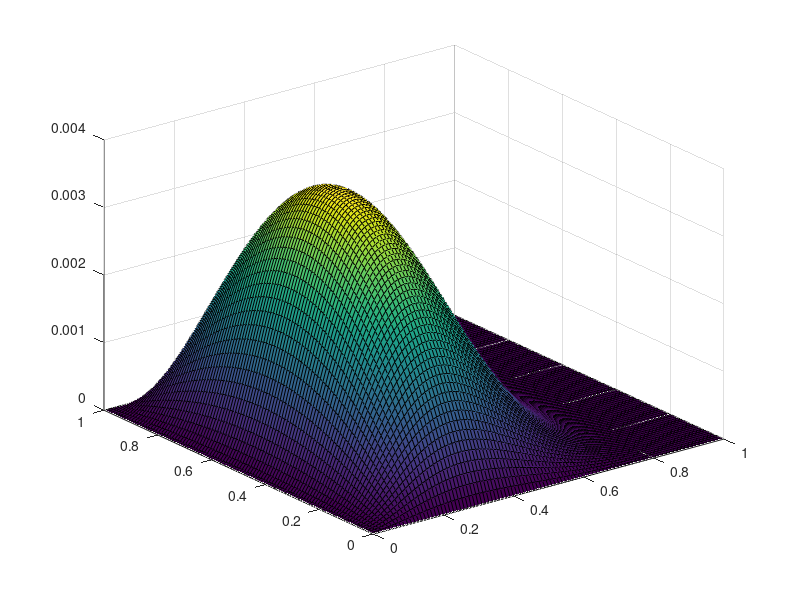
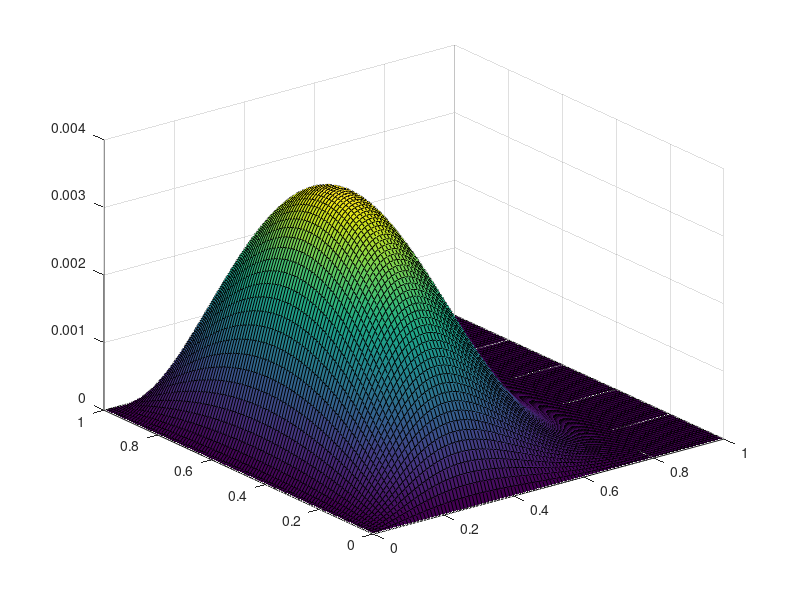
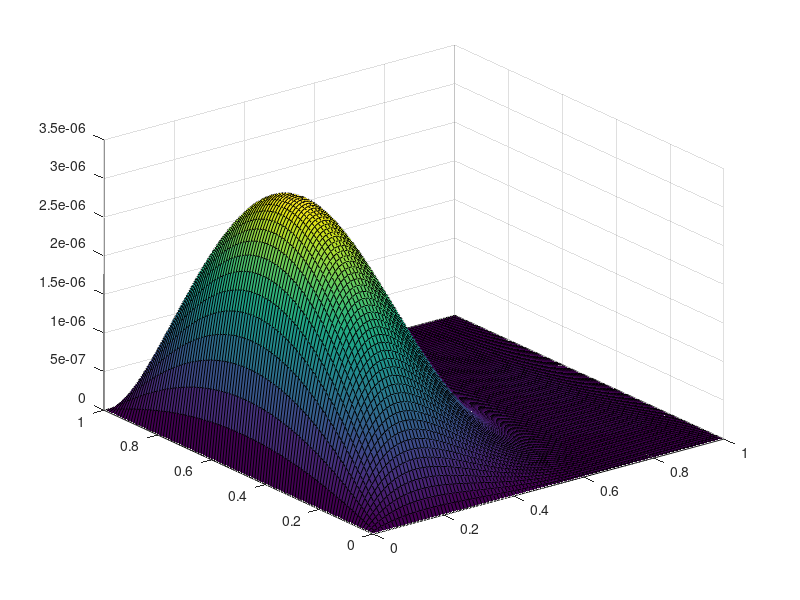

Write the MATLAB code that produced these figures, in order.
%% A simple code to numerically solve Poisson's equation in 2D. 
close all; clear; clc
%Start with Dx = Dy

% Initiate with BCs, u = 0 on d\Omega, and \Omega (0,1)^2:
x_domain = [0,1]; y_domain = [0,1];
N = 100; % number of x gridpoints
M = 100; % number of y gridpoints
Dx = (x_domain(2)-x_domain(1))/N; Dy = (y_domain(2) - y_domain(1))/M;

% Make the actual Omega domain:
X_ = Dx:Dx:x_domain(2)-Dx; Y_ = Dy:Dy:y_domain(2)-Dy;
[X,Y] = ndgrid(X_,Y_);

% Define f, the inhomogenity of Possion's equation:
f = @(x_,y_) -(x_-1).^3 .* (42*x_.^2 - 24.*x_ + 2) .* y_ .* (y_ - 1) - 2.*x_.^2.*(x_-1).^5;
f_grid = f(X,Y); f_vec = reshape(f_grid,[(N-1)*(M-1),1]);

% First need to code up the matrix for the scheme:
B = (1/Dy^2) * (diag(2*ones(1,M-1))+diag(-1*ones(1,M-2),1)+diag(-1*ones(1,M-2),-1)) + (2/Dx^2)*eye(M-1) ;
C = (1/Dx^2) * eye(M-1) ;

% Or straight from Wikipedia, Kronecker product.
nx = N-1; % number of grid points in the x-direction;
ny = M-1; % number of grid points in the y-direction;
ex = ones(nx,1);
Dxx = (1/Dx^2) * spdiags([ex -2*ex ex], [-1 0 1], nx, nx); %1D discrete Laplacian in the x-direction ;
ey = ones(ny,1);
Dyy = (1/Dy^2) * spdiags([ey, -2*ey ey], [-1 0 1], ny, ny); %1D discrete Laplacian in the y-direction ;
L = kron(Dyy, speye(nx)) + kron(speye(ny), Dxx) ;
L = -L; % Our Convention

% Backslash solver for U_vec and reshape onto grid.
U_vec = L\f_vec;
U_grid = reshape(U_vec,[M-1,N-1]);

% Whack the BCs back into the grid
U_grid = [zeros(1,(N-1)); U_grid; zeros(1,(N-1))];
U_grid = [zeros(M+1,1),U_grid,zeros(M+1,1)];

% Expand X,Y to include boundaries:
X_ = 0:Dx:x_domain(2); Y_ = 0:Dy:y_domain(2);
[X,Y] = ndgrid(X_,Y_);

% Plot the solution and observe,
figure(1)
surf(X,Y,U_grid); hold on

% Noting that the analytic solution is sin(2*pi*x)sin(3*pi*y) lets plot
% this too for comparison.
figure(2)
u_analytic = @(x,y) (x-1).^5 .* x.^2 .* y .* (y-1);
U_A = u_analytic(X,Y);
surf(X,Y,U_A)

figure(3)
error = U_grid - U_A;
surf(X,Y,error);
